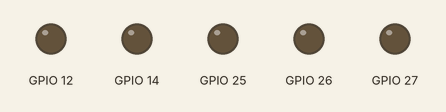
Simulated run of this sketch. Board: ESP32. Shown: output pins drawn as LEDs (lit = HIGH).

Above: at 1.2 s.
At 3.7 s:
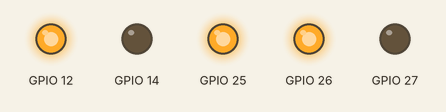
At 6.2 s:
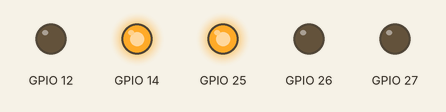
At 11.2 s:
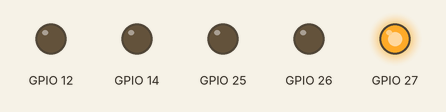
At 16.2 s:
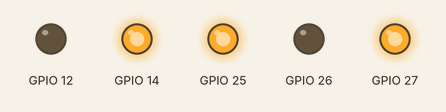
At 21.2 s:
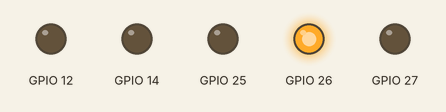
Timing chart, 0 to 21.8 s (numbered marks = the images above):
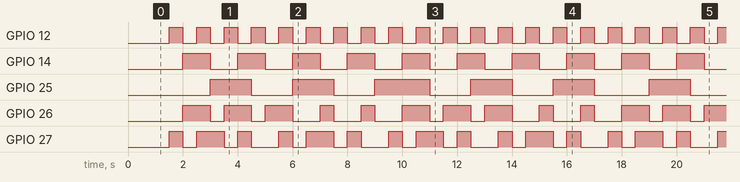

The sketch:

Lab_1.ino
```cpp
int INCREMENT_VALUE = 5;
int WAIT_TIME=500;
int ctr = 0;


void setup() {

  // Outputs
  pinMode(12, OUTPUT);
  pinMode(14, OUTPUT);
  pinMode(27, OUTPUT);
  pinMode(26, OUTPUT);
  pinMode(25, OUTPUT);


  digitalWrite(12, LOW);
  digitalWrite(14, LOW);
  digitalWrite(27, LOW);
  digitalWrite(26, LOW);
  digitalWrite(25, LOW);
  delay(1000);

}

void loop() {


  if(ctr % 2 >=1){
    digitalWrite(12, HIGH);
  }else{
    digitalWrite(12, LOW);
  }


  if(ctr % 4 >=2){
    digitalWrite(14, HIGH);
  }else{
    digitalWrite(14, LOW);
  }


  if(ctr % 8 >=4){
    digitalWrite(27, HIGH);
  }else{
    digitalWrite(27, LOW);
  }


  if(ctr % 16 >= 8){
    digitalWrite(26, HIGH);
  }else{
    digitalWrite(26, LOW);
  }


  if(ctr % 32 >= 16){
    digitalWrite(25, HIGH);
  }else{
    digitalWrite(25, LOW);
  }


  ctr += INCREMENT_VALUE;
  ctr = ctr % 32;

  delay(WAIT_TIME);

}
```

Measured:
- by itself, GPIO 12: alternates HIGH for 0.50 s and LOW for 0.50 s
- by itself, GPIO 14: alternates HIGH for 1.0 s and LOW for 1.0 s
- by itself, GPIO 25: repeats every 16.0 s: LOW 1.5 s, HIGH 1.5 s, LOW 1.5 s, HIGH 2.0 s, 2 × (LOW 1.5 s, HIGH 1.5 s), LOW 2.0 s, HIGH 1.5 s
- by itself, GPIO 26: repeats every 8.0 s: 2 × (LOW 0.50 s, HIGH 1.0 s), 2 × (LOW 1.0 s, HIGH 0.50 s), LOW 1.0 s, HIGH 1.0 s
- by itself, GPIO 27: repeats every 4.0 s: LOW 0.50 s, HIGH 1.0 s, LOW 0.50 s, HIGH 0.50 s, LOW 1.0 s, HIGH 0.50 s
